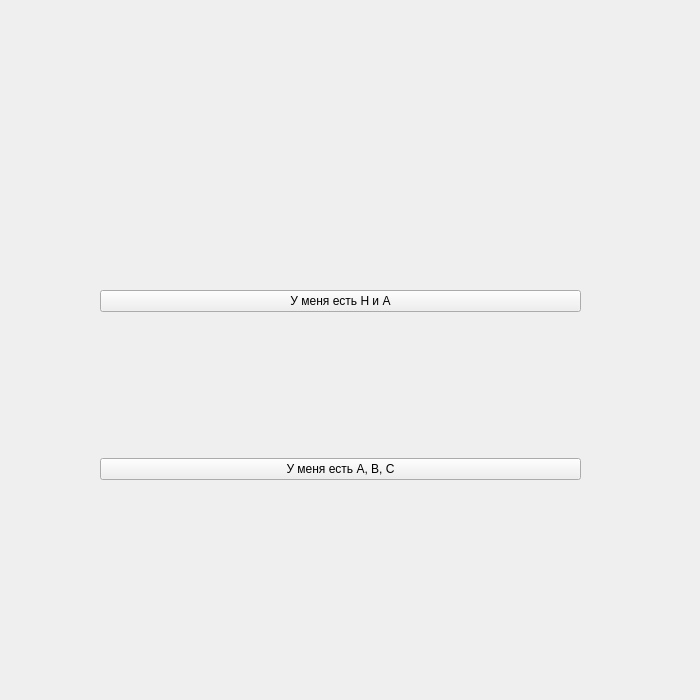
<?xml version="1.0" encoding="UTF-8"?>
<ui version="4.0">
 <class>Commonrectangles</class>
 <widget class="QWidget" name="Commonrectangles">
  <property name="geometry">
   <rect>
    <x>0</x>
    <y>0</y>
    <width>700</width>
    <height>700</height>
   </rect>
  </property>
  <property name="windowTitle">
   <string>Form</string>
  </property>
  <widget class="QWidget" name="">
   <property name="geometry">
    <rect>
     <x>100</x>
     <y>150</y>
     <width>481</width>
     <height>471</height>
    </rect>
   </property>
   <layout class="QVBoxLayout" name="verticalLayout">
    <item>
     <widget class="QPushButton" name="pushButton">
      <property name="text">
       <string>У меня есть H и A</string>
      </property>
     </widget>
    </item>
    <item>
     <widget class="QPushButton" name="pushButton_2">
      <property name="text">
       <string>У меня есть A, B, C</string>
      </property>
     </widget>
    </item>
   </layout>
  </widget>
 </widget>
 <resources/>
 <connections/>
</ui>
